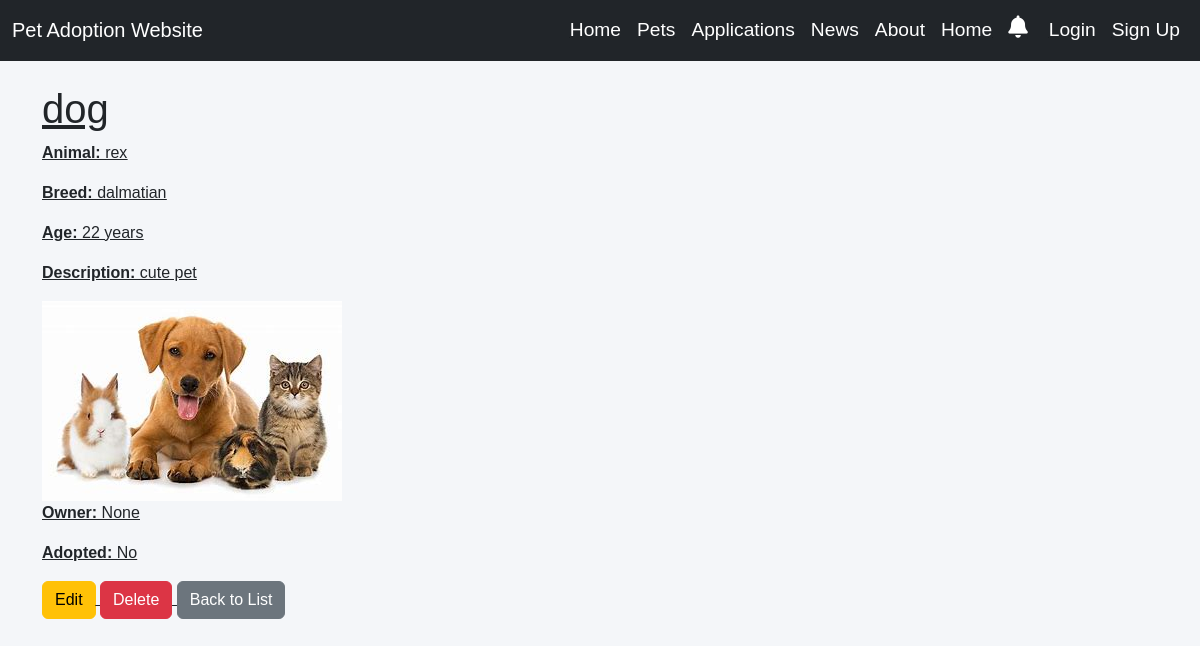
The app's page /pets/2/, older data.
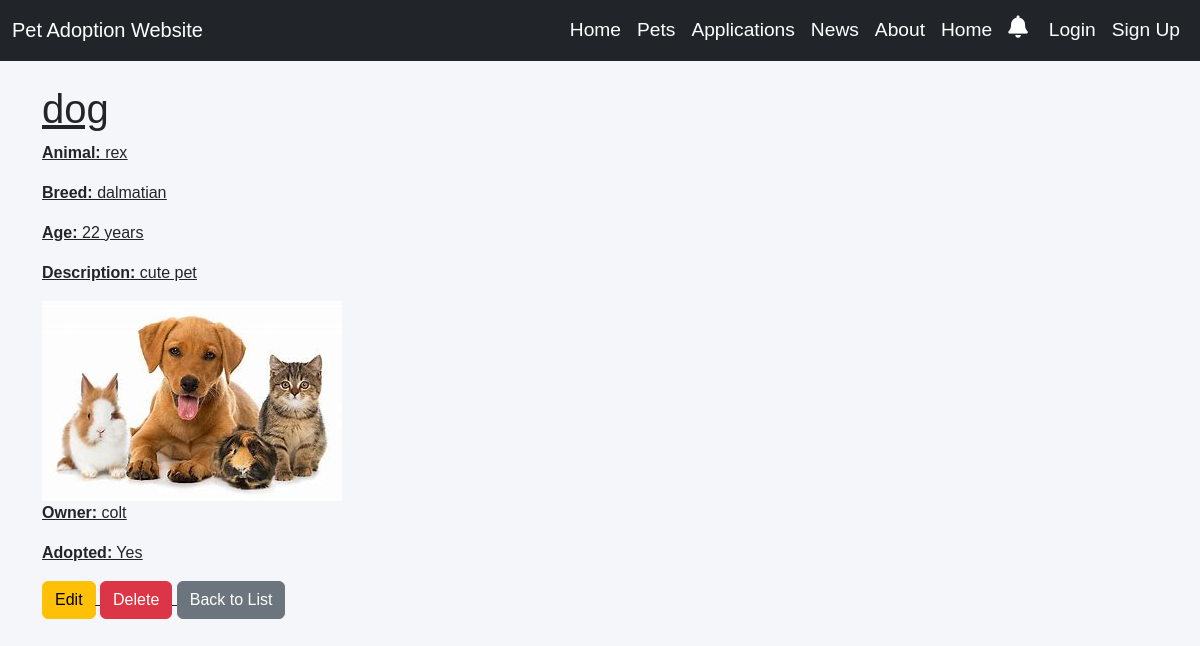
The same page, newer data.
### app/models.py (models this page shows, shortened)
class Pet(models.Model):
    name = models.CharField(max_length=100)
    animal = models.CharField(max_length=50)
    breed = models.CharField(max_length=50)
    age = models.IntegerField()
    description = models.TextField()
    post_image = models.ImageField(upload_to='pets/')
    owner = models.ForeignKey(settings.AUTH_USER_MODEL, null=True, blank=True, on_delete=models.SET_NULL)
    is_adopted = models.BooleanField(default=False)

### accounts/models.py (models this page shows, shortened)
class CustomUser(AbstractUser):
    age = models.IntegerField(null=True, blank=True)
    gender = models.CharField(max_length=10,  choices=[
            ('Male', 'Male'),
            ('Female', 'Female'),
            ('Other', 'Other'),
        ],)
    phone_number = models.CharField(max_length=15)
    image = models.ImageField(upload_to='profile_images/', blank=True, null=True, default='profile_images/default_profile.jpg')
    def __str__(self):
        return self.username

### app/views.py (the view)
# urls.py: path('pets/<int:pk>/', PetDetailView.as_view(), name='pet_detail'),
class PetDetailView(DetailView):
    model = Pet
    template_name = 'pet/pet_detail.html'
    context_object_name = 'pet'

### app/context_processors.py (called while the page is built)
def notification_count(request):
    if request.user.is_authenticated:
        unread_count = Notification.objects.filter(user=request.user, is_read=False).count()
    else:
        unread_count = 0
    return {'unread_notifications_count': unread_count}

### app/templates/pet/pet_detail.html
{% extends 'app/base.html' %}
{% block content %}
<h1>{{ pet.name }}</h1>
<p><strong>Animal:</strong> {{ pet.animal }}</p>
<p><strong>Breed:</strong> {{ pet.breed }}</p>
<p><strong>Age:</strong> {{ pet.age }} years</p>
<p><strong>Description:</strong> {{ pet.description }}</p>
{% if pet.post_image %}
    <img src="{{ pet.post_image.url }}" alt="{{ pet.name }}" class="img-fluid">
{% endif %}
<p><strong>Owner:</strong> {{ pet.owner }}</p>
<p><strong>Adopted:</strong> {{ pet.is_adopted|yesno:"Yes,No" }}</p>
<a href="{% url 'pet_update' pet.pk %}" class="btn btn-warning">Edit</a>
<a href="{% url 'pet_delete' pet.pk %}" class="btn btn-danger">Delete</a>
<a href="{% url 'pet_list' %}" class="btn btn-secondary">Back to List</a>
{% endblock content %}

Row changes from the older to the newer data that the page shows:
changed Pet "dog": owner "None" → "colt"; is_adopted "No" → "Yes"
